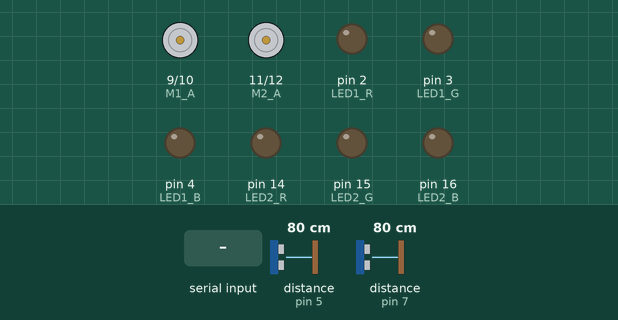
Recording of a sketch running on a simulated Arduino Uno, built with avr-gcc and run on an emulated ATmega328P. Shown: motor-driver pin pairs drawn as motors (green arrow = first pin HIGH = forward, orange = second pin HIGH = backward, longer = more drive), output pins drawn as LEDs (lit = HIGH). Inputs (shaded band) come from the test bench; at power-on: distance to the obstacle (sensors on pin 5, pin 7) 80 cm. The echo pulse lasts 58.3 µs per cm; what the sketch prints to the serial monitor is not drawn.

Above: at 4.2 s.
4.3 s: "F" received over Serial
At 5.3 s:
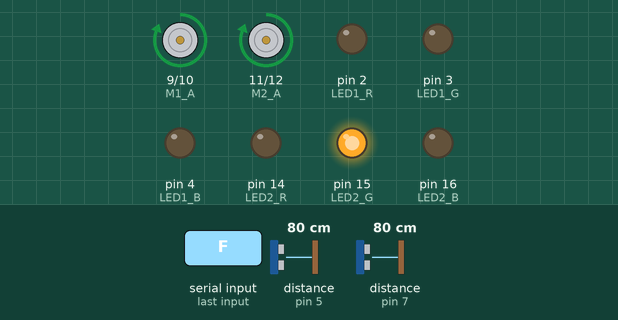
5.8 s: "D" received over Serial
At 6.4 s:
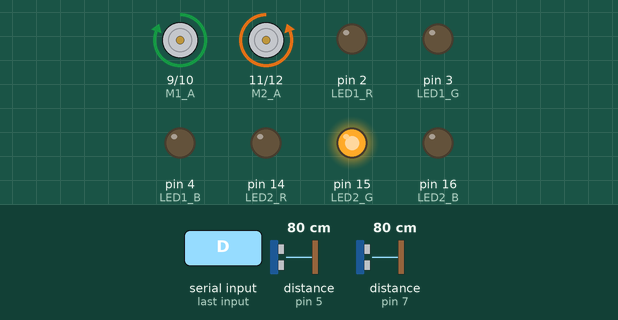
7.3 s: "E" received over Serial
At 8.4 s:
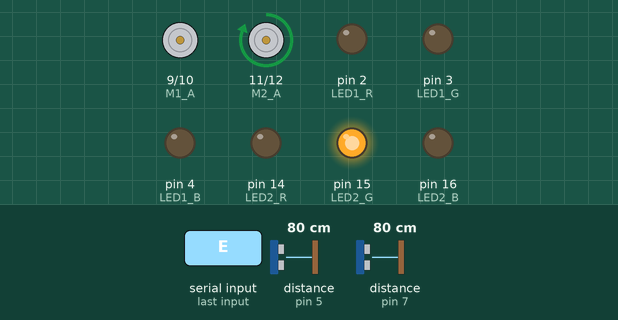
8.8 s: "R" received over Serial
At 9.6 s:
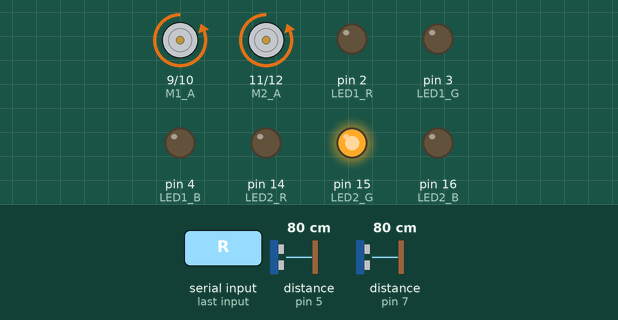
10.3 s: "L" received over Serial
At 10.7 s:
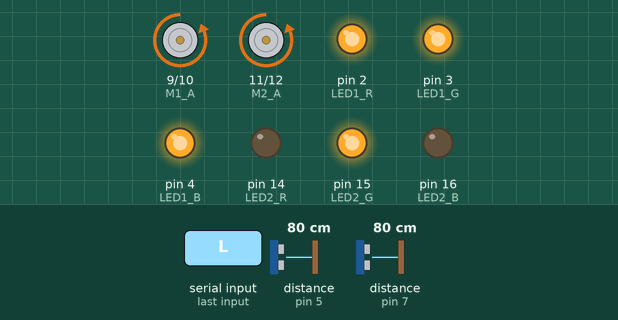
11.8 s: "F" received over Serial
At 13.1 s:
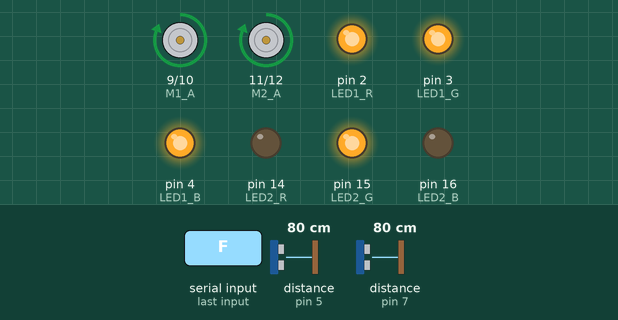
Timing chart, 0 to 14.3 s (numbered marks = the images above; inputs shaded):
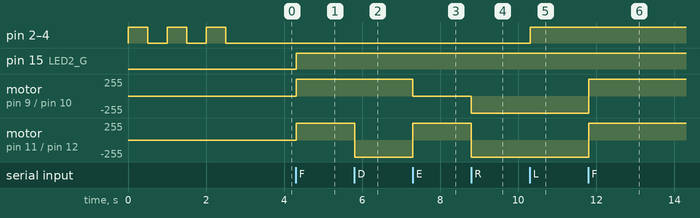

Measured:
- after the input at 4.3 s, pin 15 (LED2_G): LOW → HIGH at once; motor on pin 9 (M1_A) / pin 10 (M1_B), motor on pin 11 (M2_A) / pin 12 (M2_B): stopped → forward 255/255 at once
- after the input at 5.8 s, motor on pin 11 (M2_A) / pin 12 (M2_B): forward 255/255 → backward 255/255 at once
- after the input at 7.3 s, motor on pin 9 (M1_A) / pin 10 (M1_B): forward 255/255 → stopped at once; motor on pin 11 (M2_A) / pin 12 (M2_B): backward 255/255 → forward 255/255 at once
- after the input at 8.8 s, motor on pin 9 (M1_A) / pin 10 (M1_B): stopped → backward 255/255 at once; motor on pin 11 (M2_A) / pin 12 (M2_B): forward 255/255 → backward 255/255 at once
- after the input at 10.3 s, pin 2 (LED1_R), pin 3 (LED1_G), pin 4 (LED1_B): LOW → HIGH at once
- after the input at 11.8 s, motor on pin 9 (M1_A) / pin 10 (M1_B), motor on pin 11 (M2_A) / pin 12 (M2_B): backward 255/255 → forward 255/255 at once

The sketch:

robo.ino
```cpp
#include <Ultrasonic.h> //inclui a biblioteca do sensor Ultrassônico

Ultrasonic sensor_frente(8,7); //define o nome do sensor como "sensor_frente" e os pinos de trigger e echo como sendo, respectivamente, 8 e 7
Ultrasonic sensor_tras(6,5); //define o nome do sensor como "sensor_tras" e os pinos de trigger e echo como sendo, respectivamente, 6 e 5

double distancia_frente, distancia_tras; //cria variáveis globais para armazenar as informações de distância dos sensores

//convencionaremos estas como sendo as entradas de controle do motor do lado esquerdo
int M1_A = 9;
int M1_B = 10;
//convencionaremos estas como sendo as entradas de controle do motor do lado direito
int M2_A = 11;
int M2_B = 12;
//portas do LED farol
int LED1_R = 2;
int LED1_G = 3;
int LED1_B = 4;
//portas do LED alerta
int LED2_R = 14;
int LED2_G = 15;
int LED2_B = 16;

void setup(){

	Serial.begin(9600); //inicializa a comunicação serial
	pinMode(M1_A, OUTPUT);
	pinMode(M1_B, OUTPUT);
	pinMode(M2_A, OUTPUT);
	pinMode(M2_B, OUTPUT);
	pinMode(LED1_R, OUTPUT);
	pinMode(LED1_G, OUTPUT);
	pinMode(LED1_B, OUTPUT);
	pinMode(LED2_R, OUTPUT);
	pinMode(LED2_G, OUTPUT);
	pinMode(LED2_B, OUTPUT);
	//estabelece os pinos utilizados como saídas
	Serial.println("Comunicação iniciada!");
	//mensagem indicando início da comunicação
	for (int i = 0; i < 3; i++){
		ligaled(LED1_R, LED1_G, LED1_B);
		delay(500);
		desligaled(LED1_R, LED1_G, LED1_B);
		delay(500);
	}
	//laço de repetição para fazer o LED piscar três vezes

}

void loop(){

	distancia_frente = sensor_frente.Ranging(CM); //armazena na variável distância a medida lida pelo sensor_frente em centímetros
	distancia_tras = sensor_tras.Ranging(CM); //armazena na variável distância a medida lida pelo sensor_tras em centímetros

	while (Serial.available() > 0){ //enquanto houver envio de informações pela porta serial
		char com = Serial.read(); //declara um caractere como sendo a leitura da porta serial

		if (com == 'F'){ //caso o caractere lido seja F
			if (distancia_frente <= 30.00){ //analisa se a distancia até um obstáculo em frente é menor ou igual a 30cm
				alertavermelho(); //acende o LED alerta na cor vermelha
				direita(); //move o robô para a direita caso a situação descrita seja verdadeira
			}
			else{ //em caso de a situação descrita ser falsa
				alertaverde(); //acende o LED alerta na cor verde
				frente(); //move o robô para frente
			}
		}

		if (com == 'D'){ //caso o caractere lido seja D
			alertaverde(); //acende o LED alerta na cor verde
			direita(); //executa a função direita
		}

		if (com == 'E'){ //caso o caractere lido seja E
			alertaverde(); //acende o LED alerta na cor verde
			esquerda(); //executa a função esquerda
		}

		if (com == 'R'){ //caso o caractere lido seja R
			if (distancia_tras <= 30.00){ //analisa se a distancia até um obstáculo ao fundo é menor ou igual a 30cm
				alertavermelho(); //acende o LED alerta na cor vermelha
				esquerda(); //move o robô para a esquerda caso a situação descrita seja verdadeira
			}
			else{ //em caso de a situação descrita ser falsa
				alertaverde(); //acende o LED alerta na cor verde
				re(); //move o robô para trás
			}
		}

		if (com == 'L'){ //caso o caractere lido seja L
			ligaled(LED1_R, LED1_G, LED1_B); //executa a função ligaled
		}
	}
}

void frente(){
//função criada para enviar os sinais necessários para que ambos os motores girem no sentido horário/para frente
	digitalWrite(M1_A, HIGH);
	digitalWrite(M1_B, LOW);
	digitalWrite(M2_A, HIGH);
	digitalWrite(M2_B, LOW);

}

void direita(){
//função criada para enviar os sinais necessários para que os motores da esquerda girem no sentido horário/para frente e os da direita girem no sentido anti-horário/para trás
//isso fará com que o robô gire para o lado direito
	digitalWrite(M1_A, HIGH);
	digitalWrite(M1_B, LOW);
	digitalWrite(M2_A, LOW);
	digitalWrite(M2_B, HIGH);

}

void esquerda(){
//função criada para enviar os sinais necessários para que os motores da direita girem no sentido horário/para frente e os da esquerda girem no sentido anti-horário/para trás
//isso fará com que o robô gire para o lado esquerdo
	digitalWrite(M1_B, HIGH);
	digitalWrite(M2_A, HIGH);
	digitalWrite(M2_B, LOW);

}

void re(){
//função criada para enviar os sinais necessários para que ambos os motores girem no sentido anti-horário/para trás
	digitalWrite(M1_A, LOW);
	digitalWrite(M1_B, HIGH);
	digitalWrite(M2_A, LOW);
	digitalWrite(M2_B, HIGH);

}

void ligaled(int r, int g, int b){
//função criada para fazer com que o LED farol ligue na cor branca
	digitalWrite(r, HIGH);
	digitalWrite(g, HIGH);
	digitalWrite(b, HIGH);
}

void desligaled(int r, int g, int b){
//função criada para fazer com que o LED farol desligue
	digitalWrite(r, LOW);
	digitalWrite(g, LOW);
	digitalWrite(b, LOW);
}

void alertaverde(){
//função criada para ligar o LED alerta na cor verde
	digitalWrite(LED2_R, LOW);
	digitalWrite(LED2_G, HIGH);
	digitalWrite(LED2_B, LOW);
}

void alertavermelho(){
//função criada para ligar o LED alerta na cor vermelha
	digitalWrite(LED2_R, HIGH);
	digitalWrite(LED2_G, LOW);
	digitalWrite(LED2_B, LOW);
}
```
